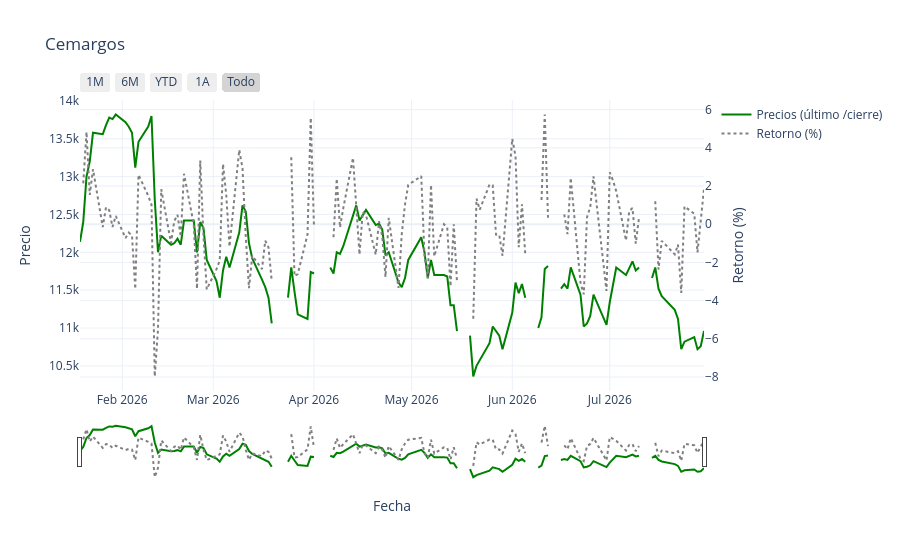

Here is the notebook cell this chart was saved with:
### Code cell
#static_plot(Cemargos, "green")
plotly_oneplot(Cemargos, "Fecha", "Precios (último /cierre)", plot_title="Cemargos", color_in="green")

### Figure 1 — Plotly figure (JSON) as saved in the notebook; plotly's stock layout.template omitted (floating-point values rounded to 4 significant figures; data arrays with more than 128 entries replaced by an {"elided": "..."} marker saying what was removed)
{"data": [{"line": {"color": "green"}, "mode": "lines", "name": "Precios (último /cierre)", "type": "scatter", "x": {"elided": "135 str values"}, "y": {"elided": "135 float values"}}, {"line": {"color": "gray", "dash": "dot"}, "name": "Retorno (%)", "type": "scatter", "x": {"elided": "135 str values"}, "y": {"elided": "135 float values"}, "yaxis": "y2"}], "layout": {"hovermode": "x unified", "title": {"text": "Cemargos"}, "xaxis": {"rangeselector": {"buttons": [{"count": 1, "label": "1M", "step": "month", "stepmode": "backward"}, {"count": 6, "label": "6M", "step": "month", "stepmode": "backward"}, {"count": 1, "label": "YTD", "step": "year", "stepmode": "todate"}, {"count": 1, "label": "1A", "step": "year", "stepmode": "backward"}, {"label": "Todo", "step": "all"}]}, "rangeslider": {"visible": true}, "title": {"text": "Fecha"}, "type": "date"}, "yaxis": {"title": {"text": "Precio"}}, "yaxis2": {"overlaying": "y", "side": "right", "title": {"text": "Retorno (%)"}, "zeroline": true}}}
